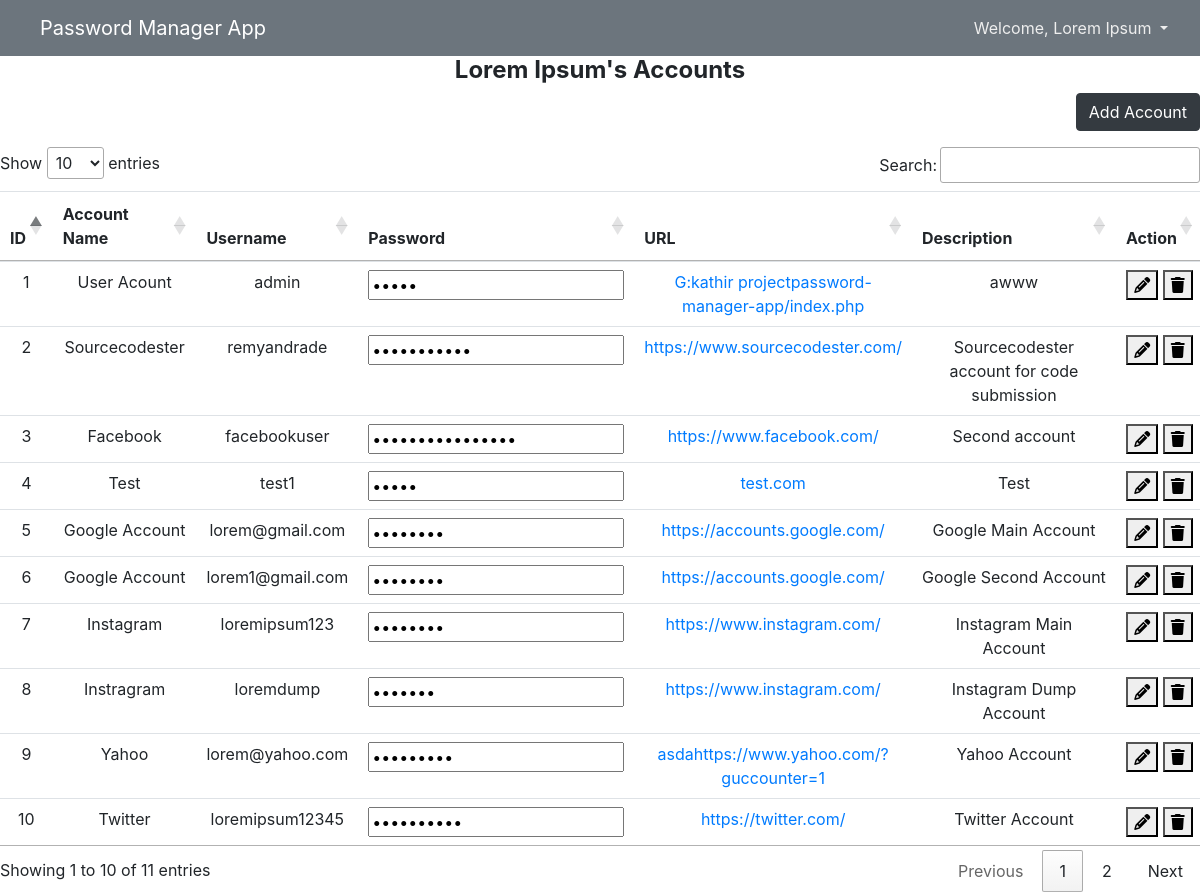
The page /home.php (signed in) on the database its author committed.
### tables this page shows
CREATE TABLE `tbl_user` (
  `tbl_user_id` int(11) NOT NULL,
  `name` varchar(255) NOT NULL,
  `phone_number` varchar(255) NOT NULL,
  `email_address` varchar(255) NOT NULL,
  `username` varchar(255) NOT NULL,
  `password` varchar(255) NOT NULL
);

CREATE TABLE `tbl_accounts` (
  `tbl_account_id` int(11) NOT NULL,
  `tbl_user_id` int(11) NOT NULL,
  `account_name` varchar(255) NOT NULL,
  `username` varchar(255) NOT NULL,
  `password` varchar(255) NOT NULL,
  `link` text NOT NULL,
  `description` text NOT NULL
);

### home.php (the view, shortened to what this page needs)
<?php
include ('./conn/conn.php');
if (isset($_SESSION['user_id'])) {
    $user_id = $_SESSION['user_id'];
    $stmt = $conn->prepare("SELECT `name` FROM `tbl_user` WHERE `tbl_user_id` = :user_id");
    $stmt->bindParam(':user_id', $user_id);
    $stmt->execute();
    if ($stmt->rowCount() > 0) {
        $row = $stmt->fetch();
        $user_name = $row['name'];
    }
}
include ('./partials/header.php');
?>
<nav class="navbar navbar-expand-lg navbar-dark bg-secondary">
    <a class="navbar-brand ml-4" href="home.php">Password Manager App</a>
    <div class="form-inline my-2 my-lg-0 ml-auto">
        <div class="dropdown">
            <a class="nav-link dropdown-toggle link-unstyled" style="text-decoration: none; color: #eee;" href="#" role="button" data-toggle="dropdown" aria-expanded="false">
                <?php
                if (isset($user_name)) {
                    echo "Welcome, $user_name";
                } else {
                    echo "My Account";
                }
                ?>
            </a>
        </div>
    </div>
</nav>
<div class="main">
    <div class="accounts-container">
        <h4 class="text-center"><strong><?php echo $user_name; ?>'s Accounts</strong></h4>
        <button type="button" class="btn btn-dark mb-3 float-right" data-toggle="modal" data-target="#addAccountModal">
            Add Account
        </button>
        <div class="table-responsive">
            <table class="table table-hover task-list" style="max-height: 300px; overflow-y: auto;">
                <thead class="text-center">
                    <tr>
                        <th scope="col">ID</th>
                        <th scope="col">Account Name</th>
                        <th scope="col">Username</th>
                        <th scope="col">Password</th>
                        <th scope="col">URL</th>
                        <th scope="col">Description</th>
                        <th scope="col">Action</th>
                    </tr>
                </thead>
                <tbody class="text-center">
                    <?php
                    $stmt = $conn->prepare("SELECT * FROM `tbl_accounts`");
                    $stmt->execute();
                    $result = $stmt->fetchAll();
                    foreach ($result as $row) {
                        $accountID = $row['tbl_account_id'];
                        $accountName = $row['account_name'];
                        $username = $row['username'];
                        $password = $row['password'];
                        $link = $row['link'];
                        $description = $row['description'];
                    ?>
                    <tr>
                        <td id="accountID-<?= $accountID ?>"><?php echo $accountID ?></td>
                        <td id="accountName-<?= $accountID ?>"><?php echo $accountName ?></td>
                        <td id="username-<?= $accountID ?>"><?php echo $username ?></td>
                        <td><input class="password-input" type="password" value="<?php echo $password ?>" onclick="togglePasswordVisibility(<?php echo $accountID ?>)" id="password-input-<?= $accountID ?>" readonly></td>
                        <td id="link-<?= $accountID ?>"><a href="<?php echo $link ?>" target="_blank"><?php echo $link ?></a></td>
                        <td id="description-<?= $accountID ?>"><?php echo $description ?></td>
                        <td>
                            <button id="editBtn" onclick="update_account(<?php echo $accountID ?>)" title="Edit"><i class="fa-solid fa-pencil"></i></button>
                            <button id="deleteBtn" onclick="delete_account(<?php echo $accountID ?>)" title="Delete"><i class="fa-solid fa-trash"></i></button>
                        </td>
                    </tr>
                    <?php
                    }
                    ?>
                </tbody>
            </table>
        </div>
    </div>
</div>
<?php include('./partials/footer.php') ?>

### partials/header.php (shortened to what this page needs)
<!DOCTYPE html>
<html lang="en">
<head>
    <link rel="stylesheet" href="G:\kathir project\password-manager-app\assets\style.css">
    <link rel="stylesheet" href="https://cdn.jsdelivr.net/npm/bootstrap@4.6.2/dist/css/bootstrap.min.css">
    <link rel="stylesheet" href="https://cdnjs.cloudflare.com/ajax/libs/font-awesome/6.4.2/css/all.min.css" />
    <link rel="stylesheet" type="text/css" href="https://cdn.datatables.net/1.11.5/css/jquery.dataTables.min.css">
</head>
<body>

### partials/footer.php (shortened to what this page needs)
</body>
</html>

### rows shown on the page
tbl_user: name "Lorem Ipsum"
tbl_accounts: tbl_account_id "1", account_name "User Acount", username "admin", link "G:kathir projectpassword-manager-app/index.php", description "awww"
tbl_accounts: tbl_account_id "2", account_name "Sourcecodester", username "remyandrade", link "https://www.sourcecodester.com/", description "Sourcecodester account for code submission"
tbl_accounts: tbl_account_id "3", account_name "Facebook", username "facebookuser", link "https://www.facebook.com/", description "Second account"
tbl_accounts: tbl_account_id "4", account_name "Test", username "test1", link "test.com", description "Test"
tbl_accounts: tbl_account_id "5", account_name "Google Account", username "lorem@gmail.com", link "https://accounts.google.com/", description "Google Main Account"
tbl_accounts: tbl_account_id "6", account_name "Google Account", username "lorem1@gmail.com", link "https://accounts.google.com/", description "Google Second Account"
tbl_accounts: tbl_account_id "7", account_name "Instagram", username "loremipsum123", link "https://www.instagram.com/", description "Instagram Main Account"
tbl_accounts: tbl_account_id "8", account_name "Instragram", username "loremdump", link "https://www.instagram.com/", description "Instagram Dump Account"
tbl_accounts: tbl_account_id "9", account_name "Yahoo", username "lorem@yahoo.com", link "asdahttps://www.yahoo.com/?guccounter=1", description "Yahoo Account"
tbl_accounts: tbl_account_id "10", account_name "Twitter", username "loremipsum12345", link "https://twitter.com/", description "Twitter Account"
